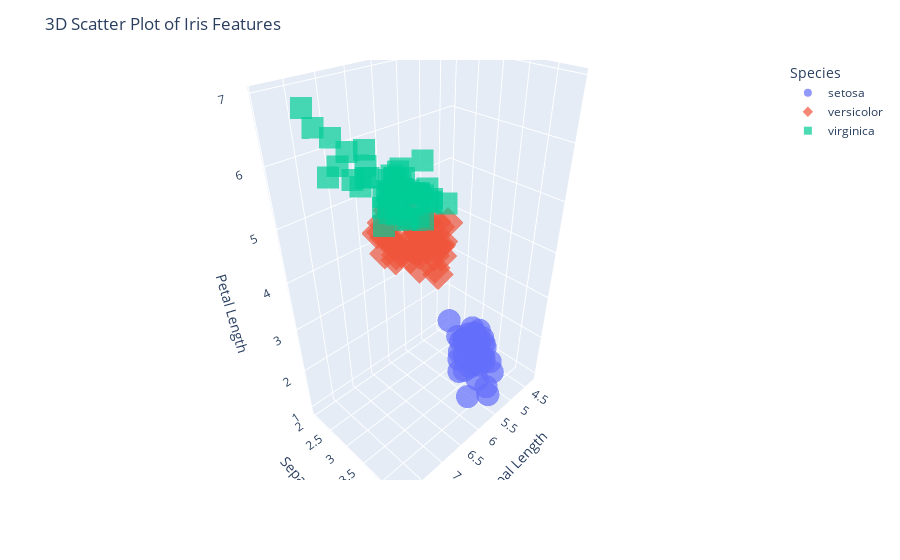

Notebook code cell kept with this figure:
### Markdown cell above
## 9. Unique Visualization: 3D Scatter Plot
To make the notebook stand out, let's create an interactive 3D scatter plot using Plotly, showing the first three features colored by species.

### Code cell
# 3D Scatter plot
fig = px.scatter_3d(df, x='sepal length (cm)', y='sepal width (cm)', z='petal length (cm)',
                    color='Species', symbol='Species', size_max=10, opacity=0.7)
fig.update_layout(title='3D Scatter Plot of Iris Features', scene=dict(
    xaxis_title='Sepal Length', yaxis_title='Sepal Width', zaxis_title='Petal Length'))
fig.show()

### Figure 1 — Plotly figure (JSON) as saved in the notebook; plotly's stock layout.template omitted (floating-point values rounded to 4 significant figures)
{"data": [{"hovertemplate": "Species=setosa<br>sepal length (cm)=%{x}<br>sepal width (cm)=%{y}<br>petal length (cm)=%{z}<extra></extra>", "legendgroup": "setosa", "marker": {"color": "#636efa", "opacity": 0.7, "symbol": "circle"}, "mode": "markers", "name": "setosa", "scene": "scene", "showlegend": true, "type": "scatter3d", "x": [5.1, 4.9, 4.7, 4.6, 5.0, 5.4, 4.6, 5.0, 4.4, 4.9, 5.4, 4.8, 4.8, 4.3, 5.8, 5.7, 5.4, 5.1, 5.7, 5.1, 5.4, 5.1, 4.6, 5.1, 4.8, 5.0, 5.0, 5.2, 5.2, 4.7, 4.8, 5.4, 5.2, 5.5, 4.9, 5.0, 5.5, 4.9, 4.4, 5.1, 5.0, 4.5, 4.4, 5.0, 5.1, 4.8, 5.1, 4.6, 5.3, 5.0], "y": [3.5, 3.0, 3.2, 3.1, 3.6, 3.9, 3.4, 3.4, 2.9, 3.1, 3.7, 3.4, 3.0, 3.0, 4.0, 4.4, 3.9, 3.5, 3.8, 3.8, 3.4, 3.7, 3.6, 3.3, 3.4, 3.0, 3.4, 3.5, 3.4, 3.2, 3.1, 3.4, 4.1, 4.2, 3.1, 3.2, 3.5, 3.6, 3.0, 3.4, 3.5, 2.3, 3.2, 3.5, 3.8, 3.0, 3.8, 3.2, 3.7, 3.3], "z": [1.4, 1.4, 1.3, 1.5, 1.4, 1.7, 1.4, 1.5, 1.4, 1.5, 1.5, 1.6, 1.4, 1.1, 1.2, 1.5, 1.3, 1.4, 1.7, 1.5, 1.7, 1.5, 1.0, 1.7, 1.9, 1.6, 1.6, 1.5, 1.4, 1.6, 1.6, 1.5, 1.5, 1.4, 1.5, 1.2, 1.3, 1.4, 1.3, 1.5, 1.3, 1.3, 1.3, 1.6, 1.9, 1.4, 1.6, 1.4, 1.5, 1.4]}, {"hovertemplate": "Species=versicolor<br>sepal length (cm)=%{x}<br>sepal width (cm)=%{y}<br>petal length (cm)=%{z}<extra></extra>", "legendgroup": "versicolor", "marker": {"color": "#EF553B", "opacity": 0.7, "symbol": "diamond"}, "mode": "markers", "name": "versicolor", "scene": "scene", "showlegend": true, "type": "scatter3d", "x": [7.0, 6.4, 6.9, 5.5, 6.5, 5.7, 6.3, 4.9, 6.6, 5.2, 5.0, 5.9, 6.0, 6.1, 5.6, 6.7, 5.6, 5.8, 6.2, 5.6, 5.9, 6.1, 6.3, 6.1, 6.4, 6.6, 6.8, 6.7, 6.0, 5.7, 5.5, 5.5, 5.8, 6.0, 5.4, 6.0, 6.7, 6.3, 5.6, 5.5, 5.5, 6.1, 5.8, 5.0, 5.6, 5.7, 5.7, 6.2, 5.1, 5.7], "y": [3.2, 3.2, 3.1, 2.3, 2.8, 2.8, 3.3, 2.4, 2.9, 2.7, 2.0, 3.0, 2.2, 2.9, 2.9, 3.1, 3.0, 2.7, 2.2, 2.5, 3.2, 2.8, 2.5, 2.8, 2.9, 3.0, 2.8, 3.0, 2.9, 2.6, 2.4, 2.4, 2.7, 2.7, 3.0, 3.4, 3.1, 2.3, 3.0, 2.5, 2.6, 3.0, 2.6, 2.3, 2.7, 3.0, 2.9, 2.9, 2.5, 2.8], "z": [4.7, 4.5, 4.9, 4.0, 4.6, 4.5, 4.7, 3.3, 4.6, 3.9, 3.5, 4.2, 4.0, 4.7, 3.6, 4.4, 4.5, 4.1, 4.5, 3.9, 4.8, 4.0, 4.9, 4.7, 4.3, 4.4, 4.8, 5.0, 4.5, 3.5, 3.8, 3.7, 3.9, 5.1, 4.5, 4.5, 4.7, 4.4, 4.1, 4.0, 4.4, 4.6, 4.0, 3.3, 4.2, 4.2, 4.2, 4.3, 3.0, 4.1]}, {"hovertemplate": "Species=virginica<br>sepal length (cm)=%{x}<br>sepal width (cm)=%{y}<br>petal length (cm)=%{z}<extra></extra>", "legendgroup": "virginica", "marker": {"color": "#00cc96", "opacity": 0.7, "symbol": "square"}, "mode": "markers", "name": "virginica", "scene": "scene", "showlegend": true, "type": "scatter3d", "x": [6.3, 5.8, 7.1, 6.3, 6.5, 7.6, 4.9, 7.3, 6.7, 7.2, 6.5, 6.4, 6.8, 5.7, 5.8, 6.4, 6.5, 7.7, 7.7, 6.0, 6.9, 5.6, 7.7, 6.3, 6.7, 7.2, 6.2, 6.1, 6.4, 7.2, 7.4, 7.9, 6.4, 6.3, 6.1, 7.7, 6.3, 6.4, 6.0, 6.9, 6.7, 6.9, 5.8, 6.8, 6.7, 6.7, 6.3, 6.5, 6.2, 5.9], "y": [3.3, 2.7, 3.0, 2.9, 3.0, 3.0, 2.5, 2.9, 2.5, 3.6, 3.2, 2.7, 3.0, 2.5, 2.8, 3.2, 3.0, 3.8, 2.6, 2.2, 3.2, 2.8, 2.8, 2.7, 3.3, 3.2, 2.8, 3.0, 2.8, 3.0, 2.8, 3.8, 2.8, 2.8, 2.6, 3.0, 3.4, 3.1, 3.0, 3.1, 3.1, 3.1, 2.7, 3.2, 3.3, 3.0, 2.5, 3.0, 3.4, 3.0], "z": [6.0, 5.1, 5.9, 5.6, 5.8, 6.6, 4.5, 6.3, 5.8, 6.1, 5.1, 5.3, 5.5, 5.0, 5.1, 5.3, 5.5, 6.7, 6.9, 5.0, 5.7, 4.9, 6.7, 4.9, 5.7, 6.0, 4.8, 4.9, 5.6, 5.8, 6.1, 6.4, 5.6, 5.1, 5.6, 6.1, 5.6, 5.5, 4.8, 5.4, 5.6, 5.1, 5.1, 5.9, 5.7, 5.2, 5.0, 5.2, 5.4, 5.1]}], "layout": {"legend": {"title": {"text": "Species"}, "tracegroupgap": 0}, "margin": {"t": 60}, "scene": {"domain": {"x": [0, 1], "y": [0, 1]}, "xaxis": {"title": {"text": "Sepal Length"}}, "yaxis": {"title": {"text": "Sepal Width"}}, "zaxis": {"title": {"text": "Petal Length"}}}, "title": {"text": "3D Scatter Plot of Iris Features"}}}
